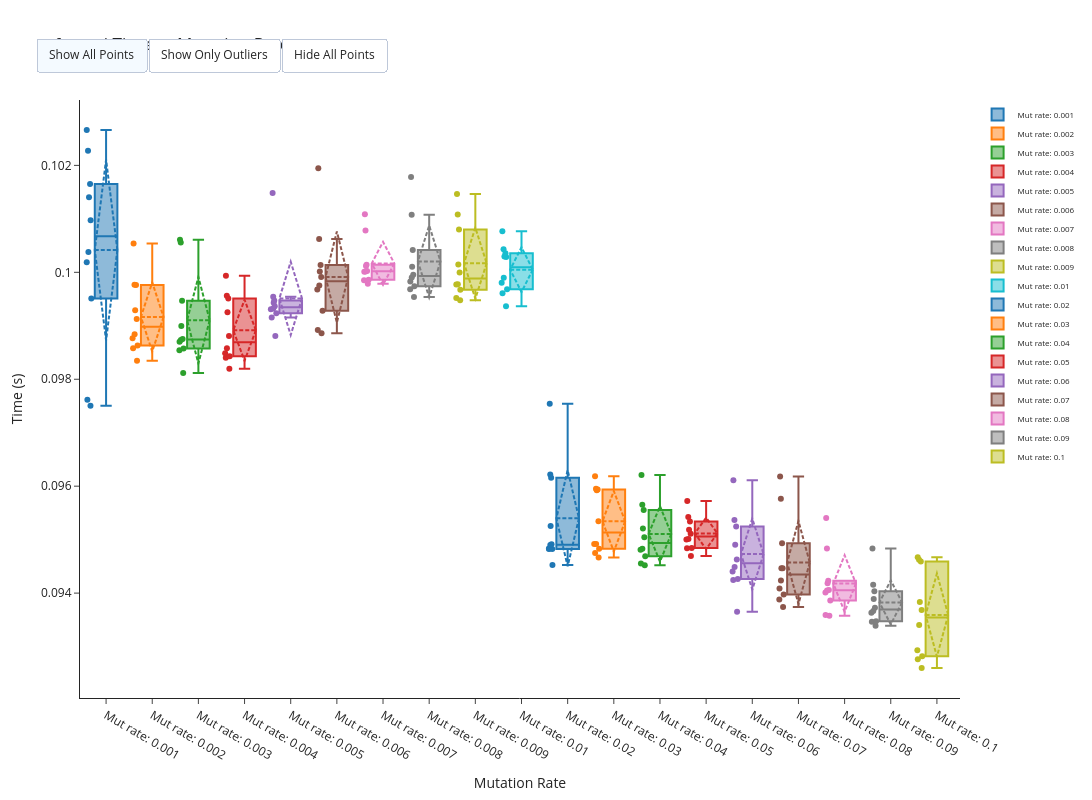

Source (notebook cell):
### Code cell
timeit2 = methodANI_mut_dependency(
    N=1,
    N_pairwise=50,
    mut_func=snp_1_opt,
    method="fastani",
    seq_length=500_000,
    mutation_array=mut_array,
    output_path="/home/lorenzo/Documents/tesi_2/fastANI-skani-comparison/fastANI-mut-dependency"
)

### Figure 1 — Plotly figure (JSON) as saved in the notebook; plotly's stock layout.template omitted (floating-point values rounded to 4 significant figures)
{"data": [{"boxmean": "sd", "boxpoints": "all", "jitter": 0.3, "name": "Mut rate: 0.001", "type": "box", "y": [0.09951, 0.09762, 0.0975, 0.1002, 0.1014, 0.1004, 0.101, 0.1023, 0.1027, 0.1017]}, {"boxmean": "sd", "boxpoints": "all", "jitter": 0.3, "name": "Mut rate: 0.002", "type": "box", "y": [0.1005, 0.09877, 0.09977, 0.09835, 0.09976, 0.09863, 0.09929, 0.09858, 0.09913, 0.09884]}, {"boxmean": "sd", "boxpoints": "all", "jitter": 0.3, "name": "Mut rate: 0.003", "type": "box", "y": [0.1006, 0.09857, 0.09873, 0.09812, 0.09875, 0.09947, 0.09899, 0.0987, 0.1006, 0.09854]}, {"boxmean": "sd", "boxpoints": "all", "jitter": 0.3, "name": "Mut rate: 0.004", "type": "box", "y": [0.0984, 0.09956, 0.09951, 0.09858, 0.09881, 0.09925, 0.09993, 0.0982, 0.09848, 0.09843]}, {"boxmean": "sd", "boxpoints": "all", "jitter": 0.3, "name": "Mut rate: 0.005", "type": "box", "y": [0.09954, 0.09931, 0.09932, 0.09881, 0.09937, 0.09947, 0.09916, 0.09943, 0.1015, 0.09923]}, {"boxmean": "sd", "boxpoints": "all", "jitter": 0.3, "name": "Mut rate: 0.006", "type": "box", "y": [0.09892, 0.09975, 0.1001, 0.09968, 0.1006, 0.1, 0.1019, 0.09928, 0.09886, 0.09991]}, {"boxmean": "sd", "boxpoints": "all", "jitter": 0.3, "name": "Mut rate: 0.007", "type": "box", "y": [0.1011, 0.1, 0.1, 0.09985, 0.1001, 0.1, 0.09986, 0.1001, 0.09979, 0.1008]}, {"boxmean": "sd", "boxpoints": "all", "jitter": 0.3, "name": "Mut rate: 0.008", "type": "box", "y": [0.1001, 0.09954, 0.09969, 0.1011, 0.0999, 0.09983, 0.09974, 0.09996, 0.1018, 0.1004]}, {"boxmean": "sd", "boxpoints": "all", "jitter": 0.3, "name": "Mut rate: 0.009", "type": "box", "y": [0.09967, 0.09999, 0.1011, 0.09978, 0.1001, 0.09977, 0.1015, 0.09948, 0.1008, 0.09952]}, {"boxmean": "sd", "boxpoints": "all", "jitter": 0.3, "name": "Mut rate: 0.01", "type": "box", "y": [0.1003, 0.1003, 0.1004, 0.09968, 0.09936, 0.1004, 0.1008, 0.0998, 0.0999, 0.09961]}, {"boxmean": "sd", "boxpoints": "all", "jitter": 0.3, "name": "Mut rate: 0.02", "type": "box", "y": [0.09622, 0.09483, 0.09484, 0.09491, 0.09616, 0.09482, 0.09754, 0.09526, 0.09452, 0.0949]}, {"boxmean": "sd", "boxpoints": "all", "jitter": 0.3, "name": "Mut rate: 0.03", "type": "box", "y": [0.09619, 0.09534, 0.09467, 0.09594, 0.09595, 0.09475, 0.09492, 0.09593, 0.09483, 0.09492]}, {"boxmean": "sd", "boxpoints": "all", "jitter": 0.3, "name": "Mut rate: 0.04", "type": "box", "y": [0.09483, 0.09452, 0.09621, 0.09469, 0.09521, 0.09555, 0.09565, 0.09481, 0.09504, 0.09456]}, {"boxmean": "sd", "boxpoints": "all", "jitter": 0.3, "name": "Mut rate: 0.05", "type": "box", "y": [0.095, 0.09534, 0.09542, 0.09469, 0.09519, 0.09572, 0.09501, 0.09484, 0.09511, 0.09484]}, {"boxmean": "sd", "boxpoints": "all", "jitter": 0.3, "name": "Mut rate: 0.06", "type": "box", "y": [0.09611, 0.09425, 0.0944, 0.0949, 0.09525, 0.09463, 0.09449, 0.09365, 0.09427, 0.09537]}, {"boxmean": "sd", "boxpoints": "all", "jitter": 0.3, "name": "Mut rate: 0.07", "type": "box", "y": [0.09493, 0.09397, 0.09374, 0.09446, 0.09618, 0.09423, 0.09409, 0.09388, 0.09576, 0.09446]}, {"boxmean": "sd", "boxpoints": "all", "jitter": 0.3, "name": "Mut rate: 0.08", "type": "box", "y": [0.09358, 0.09405, 0.09483, 0.09401, 0.09406, 0.09418, 0.09386, 0.0954, 0.09423, 0.09359]}, {"boxmean": "sd", "boxpoints": "all", "jitter": 0.3, "name": "Mut rate: 0.09", "type": "box", "y": [0.09346, 0.09416, 0.09404, 0.09389, 0.09347, 0.09339, 0.09483, 0.09363, 0.09366, 0.09373]}, {"boxmean": "sd", "boxpoints": "all", "jitter": 0.3, "name": "Mut rate: 0.1", "type": "box", "y": [0.09467, 0.09383, 0.0934, 0.0926, 0.09276, 0.09462, 0.09282, 0.09368, 0.09293, 0.09459]}], "layout": {"height": 800, "hovermode": "x", "legend": {"font": {"size": 8}}, "showlegend": true, "title": {"text": "fastani Time vs Mutation Rate"}, "updatemenus": [{"buttons": [{"args": [{"boxpoints": "all"}], "label": "Show All Points", "method": "restyle"}, {"args": [{"boxpoints": "outliers"}], "label": "Show Only Outliers", "method": "restyle"}, {"args": [{"boxpoints": false}], "label": "Hide All Points", "method": "restyle"}], "direction": "right", "pad": {"r": 10, "t": 10}, "showactive": true, "type": "buttons", "xanchor": "left", "y": 1.12, "yanchor": "top"}], "width": 1500, "xaxis": {"title": {"text": "Mutation Rate"}}, "yaxis": {"title": {"text": "Time (s)"}}}}
